Frame 1 (no input): blank canvas, image omitted
Frame 60 (no input): blank canvas, image omitted
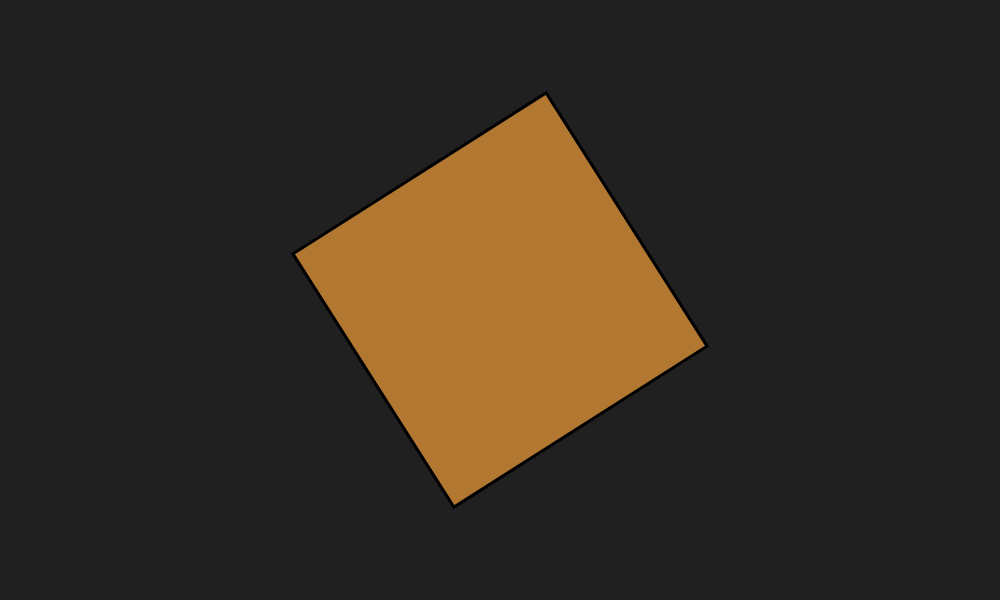
Frame 120 (the mouse pressed at the canvas centre since frame 60)

The p5.js sketch whose frames 1 and 60 were blank and that drew this single picture after the mouse press (run headless with seeded random() and noise() and a simulated clock; from frame 60 on, the mouse is pressed at the canvas centre):

// p5.js sketch
// ── sketch.js
let spinner; 
function setup() {
  createCanvas(1000, 600);
  //change the rectMode the center to help with the rotations. Also create the main rectanlge Object. 
  rectMode(CENTER);
  spinner = new spin();
}

function draw() {
  translate(width /2,  height / 2); //TRANSLATE
  background(32);
  spinner.color();
  spinner.show();
}

//spin is the function for the main suare object. All the info needed for it is kept and handled here. 

function spin(){ //FUNCTION ONE
  this.x = 0; 
  this.y = 0; 
  this.size = 100; 
  this.scaleFactor = map(mouseX, 0, width, 0, 6);
  this.angle = 0; 
  this.c = color(255,255,255);
  
  // this is a function that can be called from inside the spin function in order to show the square.
  this.show = function(){ // FUNCTION TWO
    push();
    rotate(this.angle+= 0.1); //ROTATE
    scale(this.scaleFactor); //SCALE
    fill(this.c);
    rect(this.x, this.y, this.size, this.size);
    pop();
    
    this.scaleFactor = map(mouseX, 0, width, 0, 6);
  }
  //this is a function from inside of the spin function in order to set the color of the suqare. 
  this.color = function(){ // FUNCTION THREE
    this.red = map(mouseY, 0, height, 100,255);
    this.blue = map(mouseY, 0, height, 0,100);
    this.green = map(mouseY, 0, height, 60,180);
    
    this.c = color(this.red, this.green, this.blue);
  }
}
